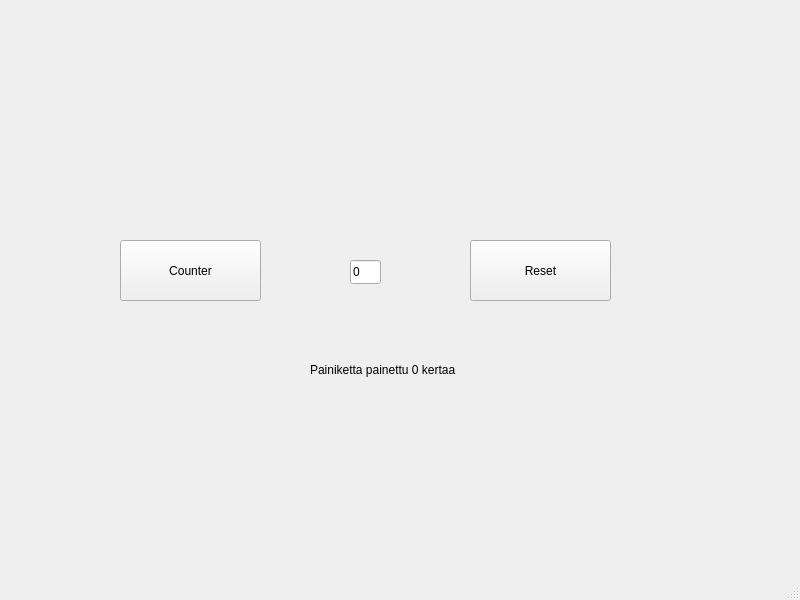
<?xml version="1.0" encoding="UTF-8"?>
<ui version="4.0">
 <class>MainWindow</class>
 <widget class="QMainWindow" name="MainWindow">
  <property name="geometry">
   <rect>
    <x>0</x>
    <y>0</y>
    <width>800</width>
    <height>600</height>
   </rect>
  </property>
  <property name="windowTitle">
   <string>MainWindow</string>
  </property>
  <widget class="QWidget" name="centralwidget">
   <widget class="QPushButton" name="btnCount">
    <property name="geometry">
     <rect>
      <x>120</x>
      <y>240</y>
      <width>141</width>
      <height>61</height>
     </rect>
    </property>
    <property name="text">
     <string>Counter</string>
    </property>
   </widget>
   <widget class="QPushButton" name="btnReset">
    <property name="geometry">
     <rect>
      <x>470</x>
      <y>240</y>
      <width>141</width>
      <height>61</height>
     </rect>
    </property>
    <property name="text">
     <string>Reset</string>
    </property>
   </widget>
   <widget class="QLineEdit" name="txtResult">
    <property name="geometry">
     <rect>
      <x>350</x>
      <y>260</y>
      <width>31</width>
      <height>24</height>
     </rect>
    </property>
    <property name="layoutDirection">
     <enum>Qt::LeftToRight</enum>
    </property>
    <property name="text">
     <string>0</string>
    </property>
   </widget>
   <widget class="QLabel" name="labelInfo">
    <property name="geometry">
     <rect>
      <x>310</x>
      <y>360</y>
      <width>161</width>
      <height>20</height>
     </rect>
    </property>
    <property name="text">
     <string>Painiketta painettu 0 kertaa</string>
    </property>
   </widget>
  </widget>
  <widget class="QMenuBar" name="menubar">
   <property name="geometry">
    <rect>
     <x>0</x>
     <y>0</y>
     <width>800</width>
     <height>21</height>
    </rect>
   </property>
  </widget>
  <widget class="QStatusBar" name="statusbar"/>
 </widget>
 <resources/>
 <connections/>
</ui>
